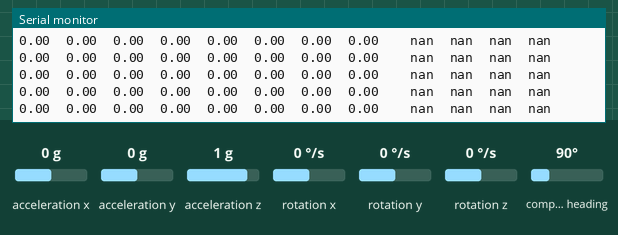
Simulated run of this sketch. Board: Arduino Uno, built with avr-gcc and run on an emulated ATmega328P. Parts: the last lines printed to the serial monitor. Wiring (inferred from the names in the program): HMC5883L compass at I2C address 0x1E; MPU-6050 motion sensor at I2C address 0x68. The test bench sets the inputs (shaded band); at power-on: acceleration z 1 g, rotation x 0 °/s, acceleration x 0 g, acceleration y 0 g, rotation y 0 °/s, rotation z 0 °/s, compass heading 90°.

Above: at 7.6 s.
7.7 s: acceleration z set to 0 g
At 8.6 s:
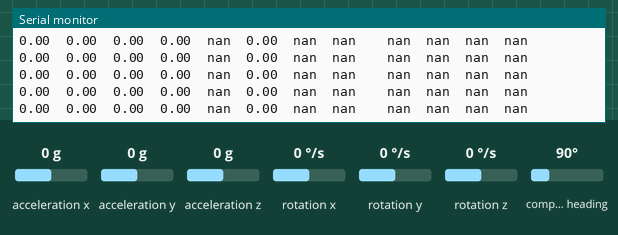
10.7 s: rotation x set to 3 °/s
At 11.7 s:
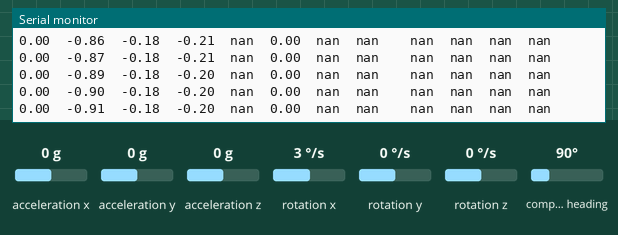
13.7 s: acceleration x set to -0.1 g
At 14.4 s:
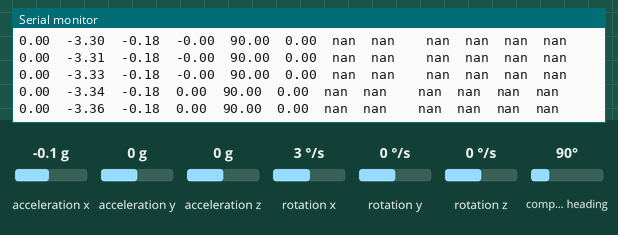
15.2 s: acceleration x set to 0.2 g
At 16.2 s:
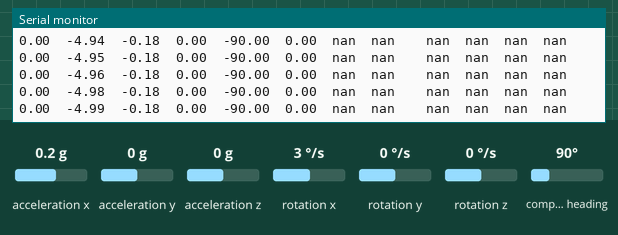
Timing chart, 0 to 18.2 s (numbered marks = the images above; inputs shaded):
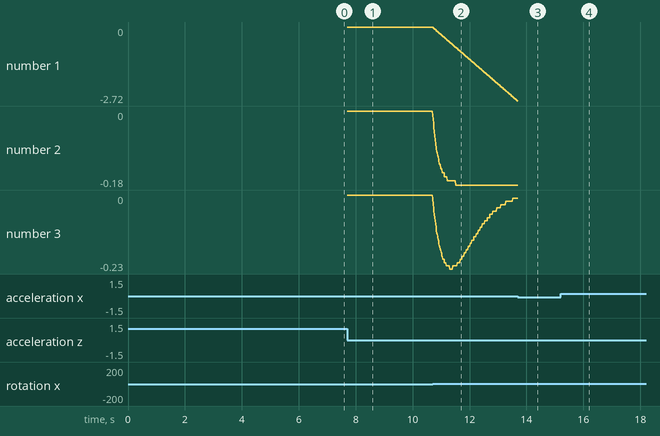

Measured:
- after the input at 7.7 s, the serial monitor: prints a new line at once (image 1)
- after the input at 10.7 s, the serial monitor: prints a new line at once (image 2)
- plotted number 1: 0 → -2.72 after the input at 10.7 s
- plotted number 2: 0 → -0.18 after the input at 10.7 s
- plotted number 3: 0 → -0.01 after the input at 10.7 s

The sketch:

MPU6050_HMC5883L_AHRS_Kalman.ino
```cpp
// (licence header left out)
#include <Wire.h>
#include "Kalman.h" // Source: https://github.com/TKJElectronics/KalmanFilter
#include <I2Cdev.h>
#include <stdlib.h>

#define RESTRICT_PITCH // Comment out to restrict roll to ±90deg instead - please read: http://www.freescale.com/files/sensors/doc/app_note/AN3461.pdf

Kalman kalmanX, kalmanY, kalmanZ; // Create the Kalman instances

const uint8_t MPU6050 = 0x68; // If AD0 is logic low on the PCB the address is 0x68, otherwise set this to 0x69
const uint8_t HMC5883L = 0x1E; // Address of magnetometer

/* IMU Data */
double accX, accY, accZ;
double gyroX, gyroY, gyroZ;
double magX, magY, magZ;
int16_t tempRaw;

double roll, pitch, yaw; // Roll and pitch are calculated using the accelerometer while yaw is calculated using the magnetometer

double gyroXangle, gyroYangle, gyroZangle; // Angle calculate using the gyro only
double compAngleX, compAngleY, compAngleZ; // Calculated angle using a complementary filter
double kalAngleX, kalAngleY, kalAngleZ; // Calculated angle using a Kalman filter

uint32_t timer;
uint8_t i2cData[14]; // Buffer for I2C data

#define MAG0MAX 603
#define MAG0MIN -578

#define MAG1MAX 542
#define MAG1MIN -701

#define MAG2MAX 547
#define MAG2MIN -556

float magOffset[3] = { (MAG0MAX + MAG0MIN) / 2, (MAG1MAX + MAG1MIN) / 2, (MAG2MAX + MAG2MIN) / 2 };
double magGain[3];

void setup() {
  delay(100); // Wait for sensors to get ready

  Serial.begin(115200);
  Wire.begin();

  TWBR = ((F_CPU / 400000L) - 16) / 2; // Set I2C frequency to 400kHz
  I2Cdev::writeBits(MPU6050, 0x68, 2, 3, 0x01);
  I2Cdev::writeBit(MPU6050, 0x6B, 6, false);
  I2Cdev::writeBit(MPU6050, 0x6A, 5, false);
  I2Cdev::writeBit(MPU6050, 0x37, 1, true);
  I2Cdev::writeByte(HMC5883L, 0x00,(0x03 << 5) | (0x04 << 2) | (0x00 << 0));
  I2Cdev::writeByte(HMC5883L, 0x01, 0x01 << 5);
  i2cData[0] = 7; // Set the sample rate to 1000Hz - 8kHz/(7+1) = 1000Hz
  i2cData[1] = 0x00; // Disable FSYNC and set 260 Hz Acc filtering, 256 Hz Gyro filtering, 8 KHz sampling
  i2cData[2] = 0x00; // Set Gyro Full Scale Range to ±250deg/s
  i2cData[3] = 0x00; // Set Accelerometer Full Scale Range to ±2g
  I2Cdev::writeBytes(MPU6050, 0x19, 4, i2cData); // Write to all four registers at once
  I2Cdev::writeByte(MPU6050, 0x6B, 0x01);// PLL with X axis gyroscope reference and disable sleep mode

  I2Cdev::readByte(MPU6050, 0x75, i2cData,1000);
  if (i2cData[0] != 0x68) { // Read "WHO_AM_I" register
    Serial.print(F("Error reading sensor"));
    while (1);
  }

  I2Cdev::writeByte(HMC5883L, 0x02, 0x00); // Configure device for continuous mode
  calibrateMag();

  delay(100); // Wait for sensors to stabilize

  /* Set Kalman and gyro starting angle */
  updateMPU6050();
  updateHMC5883L();
  updatePitchRoll();
  updateYaw();

  kalmanX.setAngle(roll); // First set roll starting angle
  gyroXangle = roll;
  compAngleX = roll;

  kalmanY.setAngle(pitch); // Then pitch
  gyroYangle = pitch;
  compAngleY = pitch;

  kalmanZ.setAngle(yaw); // And finally yaw
  gyroZangle = yaw;
  compAngleZ = yaw;

  timer = micros(); // Initialize the timer
}
uint32_t tim;
void loop() {
  /* Update all the IMU values */
  updateMPU6050();
  updateHMC5883L();

  double dt = (double)(micros() - timer) / 1000000; // Calculate delta time
  timer = micros();


  /* Roll and pitch estimation */
  updatePitchRoll();
  double gyroXrate = gyroX / 131.0; // Convert to deg/s
  double gyroYrate = gyroY / 131.0; // Convert to deg/s

#ifdef RESTRICT_PITCH
  // This fixes the transition problem when the accelerometer angle jumps between -180 and 180 degrees
  if ((roll < -90 && kalAngleX > 90) || (roll > 90 && kalAngleX < -90)) {
    kalmanX.setAngle(roll);
    compAngleX = roll;
    kalAngleX = roll;
    gyroXangle = roll;
  } else
    kalAngleX = kalmanX.getAngle(roll, gyroXrate, dt); // Calculate the angle using a Kalman filter

  if (abs(kalAngleX) > 90)
    gyroYrate = -gyroYrate; // Invert rate, so it fits the restricted accelerometer reading
  kalAngleY = kalmanY.getAngle(pitch, gyroYrate, dt);
#else
  // This fixes the transition problem when the accelerometer angle jumps between -180 and 180 degrees
  if ((pitch < -90 && kalAngleY > 90) || (pitch > 90 && kalAngleY < -90)) {
    kalmanY.setAngle(pitch);
    compAngleY = pitch;
    kalAngleY = pitch;
    gyroYangle = pitch;
  } else
    kalAngleY = kalmanY.getAngle(pitch, gyroYrate, dt); // Calculate the angle using a Kalman filter

  if (abs(kalAngleY) > 90)
    gyroXrate = -gyroXrate; // Invert rate, so it fits the restricted accelerometer reading
  kalAngleX = kalmanX.getAngle(roll, gyroXrate, dt); // Calculate the angle using a Kalman filter
#endif


  /* Yaw estimation */
  updateYaw();
  double gyroZrate = gyroZ / 131.0; // Convert to deg/s
  // This fixes the transition problem when the yaw angle jumps between -180 and 180 degrees
  if ((yaw < -90 && kalAngleZ > 90) || (yaw > 90 && kalAngleZ < -90)) {
    kalmanZ.setAngle(yaw);
    compAngleZ = yaw;
    kalAngleZ = yaw;
    gyroZangle = yaw;
  } else
    kalAngleZ = kalmanZ.getAngle(yaw, gyroZrate, dt); // Calculate the angle using a Kalman filter


  /* Estimate angles using gyro only */
  gyroXangle += gyroXrate * dt; // Calculate gyro angle without any filter
  gyroYangle += gyroYrate * dt;
  gyroZangle += gyroZrate * dt;
  //gyroXangle += kalmanX.getRate() * dt; // Calculate gyro angle using the unbiased rate from the Kalman filter
  //gyroYangle += kalmanY.getRate() * dt;
  //gyroZangle += kalmanZ.getRate() * dt;

  /* Estimate angles using complimentary filter */
  compAngleX = 0.93 * (compAngleX + gyroXrate * dt) + 0.07 * roll; // Calculate the angle using a Complimentary filter
  compAngleY = 0.93 * (compAngleY + gyroYrate * dt) + 0.07 * pitch;
  compAngleZ = 0.93 * (compAngleZ + gyroZrate * dt) + 0.07 * yaw;

  // Reset the gyro angles when they has drifted too much
  if (gyroXangle < -180 || gyroXangle > 180)
    gyroXangle = kalAngleX;
  if (gyroYangle < -180 || gyroYangle > 180)
    gyroYangle = kalAngleY;
  if (gyroZangle < -180 || gyroZangle > 180)
    gyroZangle = kalAngleZ;


  /* Print Data */
#if 1
 // {@Plot.Angle.AccelAng.Red pitch}

  Serial.print(roll); Serial.print("\t");
  Serial.print(gyroXangle); Serial.print("\t");
  Serial.print(compAngleX); Serial.print("\t");
  Serial.print(kalAngleX); Serial.print("\t");

//  Serial.print('a');
  //Serial.println(millis()-tim);
  //tim = millis();
  Serial.print(pitch); Serial.print('\t');
  Serial.print(gyroYangle); Serial.print('\t');
  Serial.print(compAngleY); Serial.print('\t');
  Serial.print(kalAngleY); Serial.print('\t');

  Serial.print("\t");

  Serial.print(yaw); Serial.print("\t");
  Serial.print(gyroZangle); Serial.print("\t");
  Serial.print(compAngleZ); Serial.print("\t");
  Serial.print(kalAngleZ); Serial.print("\t");

#endif
#if 0 // Set to 1 to print the IMU data
  Serial.print(accX / 16384.0); Serial.print("\t"); // Converted into g's
  Serial.print(accY / 16384.0); Serial.print("\t");
  Serial.print(accZ / 16384.0); Serial.print("\t");

  Serial.print(gyroXrate); Serial.print("\t"); // Converted into degress per second
  Serial.print(gyroYrate); Serial.print("\t");
  Serial.print(gyroZrate); Serial.print("\t");

  Serial.print(magX); Serial.print("\t"); // After gain and offset compensation
  Serial.print(magY); Serial.print("\t");
  Serial.print(magZ); Serial.print("\t");
#endif
#if 0 // Set to 1 to print the temperature
  Serial.print("\t");

  double temperature = (double)tempRaw / 340.0 + 36.53;
  Serial.print(temperature); Serial.print("\t");
#endif

  Serial.println();

  delay(10);
}

void updateMPU6050() {
  I2Cdev::readBytes(MPU6050, 0x3B, 14, i2cData); // Get accelerometer and gyroscope values
  accX = ((i2cData[0] << 8) | i2cData[1]);
  accY = -((i2cData[2] << 8) | i2cData[3]);
  accZ = ((i2cData[4] << 8) | i2cData[5]);
  tempRaw = (i2cData[6] << 8) | i2cData[7];
  gyroX = -(i2cData[8] << 8) | i2cData[9];
  gyroY = (i2cData[10] << 8) | i2cData[11];
  gyroZ = -(i2cData[12] << 8) | i2cData[13];
}

void updateHMC5883L() {
  I2Cdev::readBytes(HMC5883L, 0x03, 6, i2cData); // Get magnetometer values
  magX = ((i2cData[0] << 8) | i2cData[1]);
  magZ = ((i2cData[2] << 8) | i2cData[3]);
  magY = ((i2cData[4] << 8) | i2cData[5]);
}

void updatePitchRoll() {
  // Source: http://www.freescale.com/files/sensors/doc/app_note/AN3461.pdf eq. 25 and eq. 26
  // atan2 outputs the value of -π to π (radians) - see http://en.wikipedia.org/wiki/Atan2
  // It is then converted from radians to degrees
#ifdef RESTRICT_PITCH // Eq. 25 and 26
  roll = atan2(accY, accZ) * RAD_TO_DEG;
  pitch = atan(-accX / sqrt(accY * accY + accZ * accZ)) * RAD_TO_DEG;
#else // Eq. 28 and 29
  roll = atan(accY / sqrt(accX * accX + accZ * accZ)) * RAD_TO_DEG;
  pitch = atan2(-accX, accZ) * RAD_TO_DEG;
#endif
}

void updateYaw() { // See: http://www.freescale.com/files/sensors/doc/app_note/AN4248.pdf
  magX *= -1; // Invert axis - this it done here, as it should be done after the calibration
  magZ *= -1;

  magX *= magGain[0];
  magY *= magGain[1];
  magZ *= magGain[2];

  magX -= magOffset[0];
  magY -= magOffset[1];
  magZ -= magOffset[2];

  double rollAngle = kalAngleX * DEG_TO_RAD;
  double pitchAngle = kalAngleY * DEG_TO_RAD;

  double Bfy = magZ * sin(rollAngle) - magY * cos(rollAngle);
  double Bfx = magX * cos(pitchAngle) + magY * sin(pitchAngle) * sin(rollAngle) + magZ * sin(pitchAngle) * cos(rollAngle);
  yaw = atan2(magY, magX) * RAD_TO_DEG;

  yaw *= -1;
}

void calibrateMag() { // Inspired by: https://code.google.com/p/open-headtracker/
  I2Cdev::writeByte(HMC5883L,uint8_t  (0x00),uint8_t  (0x11));
  delay(100); // Wait for sensor to get ready
  updateHMC5883L(); // Read positive bias values

  int16_t magPosOff[3] = { magX, magY, magZ };

  I2Cdev::writeByte(HMC5883L, 0x00, 0x12);
  delay(100); // Wait for sensor to get ready
  updateHMC5883L(); // Read negative bias values

  int16_t magNegOff[3] = { magX, magY, magZ };

  I2Cdev::writeByte(HMC5883L, uint8_t (0x00),uint8_t (0x10)); // Back to normal

  magGain[0] = -2500 / float(magNegOff[0] - magPosOff[0]);
  magGain[1] = -2500 / float(magNegOff[1] - magPosOff[1]);
  magGain[2] = -2500 / float(magNegOff[2] - magPosOff[2]);

#if 0
  Serial.print("Mag cal: ");
  Serial.print(magNegOff[0] - magPosOff[0]);
  Serial.print(",");
  Serial.print(magNegOff[1] - magPosOff[1]);
  Serial.print(",");
  Serial.println(magNegOff[2] - magPosOff[2]);

  Serial.print("Gain: ");
  Serial.print(magGain[0]);
  Serial.print(",");
  Serial.print(magGain[1]);
  Serial.print(",");
  Serial.println(magGain[2]);
#endif
}
```
